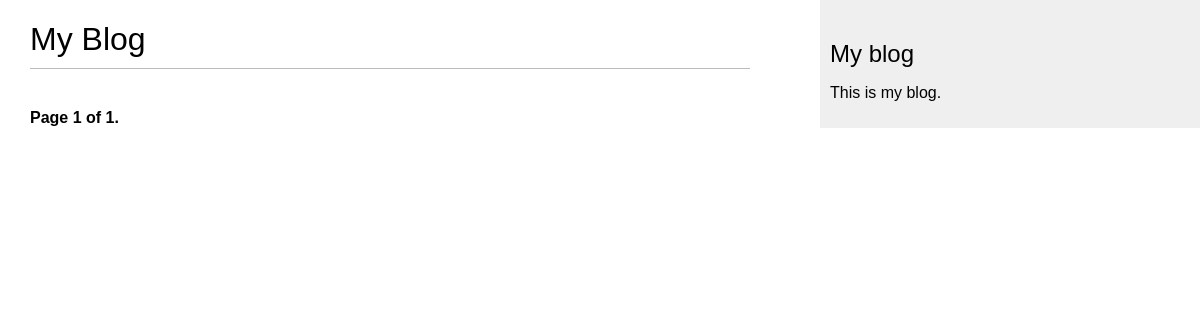
Before: /blog/ with the older database file.
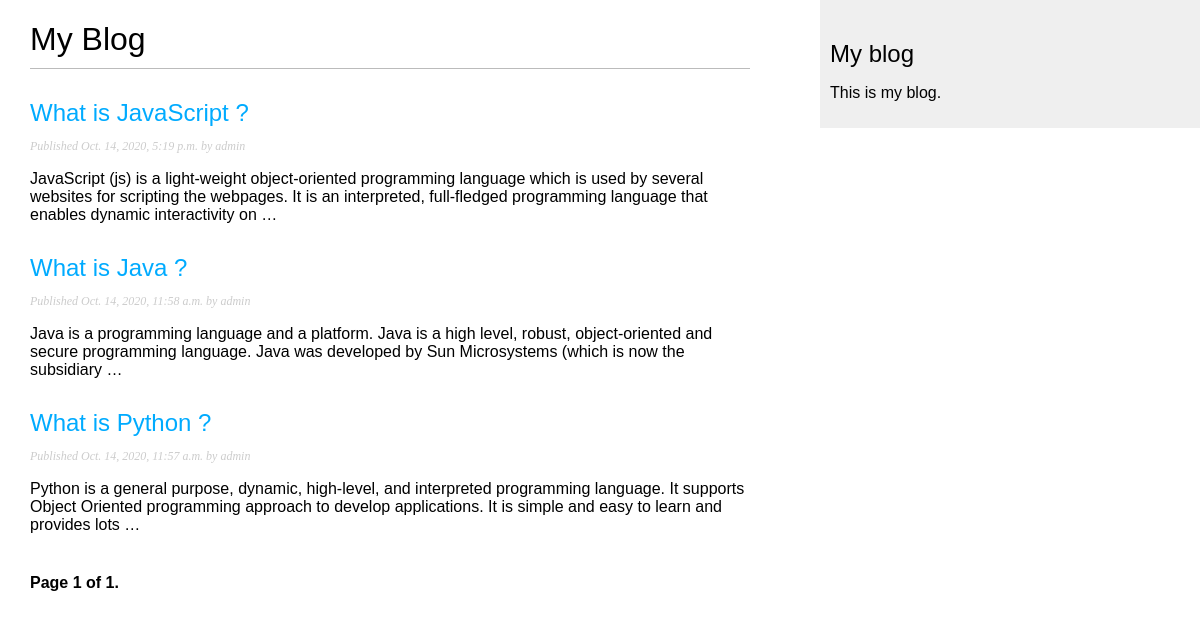
After: the same page with the newer database file.
### blog/models.py (models this page shows, shortened)
class Post(models.Model):
    STATUS_CHOICES = (
('draft', 'Draft'),
('published', 'Published'),
)
    title = models.CharField(max_length=250)
    slug = models.SlugField(max_length=250,
    unique_for_date='publish')
    author = models.ForeignKey(User,
    on_delete=models.CASCADE,
    related_name='blog_posts')
    body = models.TextField()
    publish = models.DateTimeField(default=timezone.now)
    created = models.DateTimeField(auto_now_add=True)
    updated = models.DateTimeField(auto_now=True)
    status = models.CharField(max_length=10,
    choices=STATUS_CHOICES,
    default='draft')
    def get_absolute_url(self):
        return reverse('blog:post_detail', args=[self.publish.year,
            self.publish.month,
            self.publish.day, self.slug])
    class Meta:
      ordering = ('-publish',)
    objects = models.Manager() # The default manager.
    published = PublishedManager() # Our custom manager.
    """
 Creating a comment system
Building a model
    """

### blog/views.py (the view)
# urls.py: path('', views.PostListView.as_view(), name='post_list'),
class PostListView(ListView):
    queryset = Post.published.all()
    context_object_name = 'posts'
    paginate_by = 3
    template_name = 'blog/post/list.html'

### blog/templates/blog/post/list.html (shortened to what this page needs)
{% extends "blog/base.html" %}
{% block content %}
<h1>My Blog</h1>
{% for post in posts %}
<h2>
<a href="{{ post.get_absolute_url }}">
{{ post.title }}
</a>
</h2>
<p class="date">
Published {{ post.publish }} by {{ post.author }}
</p>
{{ post.body|truncatewords:30|linebreaks }}
{% endfor %}
{% include "pagination.html" with page=page_obj %}
{% endblock %}

Changed rows visible on the page:
added Post: title "What is JavaScript ?", publish "Oct. 14, 2020, 5:19 p.m.", author "admin", body "JavaScript (js) is a light-weight object-oriented programming language which is used by several websites for scripting the webpages. It is an interpreted, full-fledged programming language that enables dynamic interactivity on …"
now on this page (row edited): Post: title "What is Java ?", publish "Oct. 14, 2020, 11:58 a.m.", author "admin", body "Java is a programming language and a platform. Java is a high level, robust, object-oriented and secure programming language. Java was developed by Sun Microsystems (which is now the subsidiary …"
now on this page (row edited): Post: title "What is Python ?", publish "Oct. 14, 2020, 11:57 a.m.", author "admin", body "Python is a general purpose, dynamic, high-level, and interpreted programming language. It supports Object Oriented programming approach to develop applications. It is simple and easy to learn and provides lots …"
